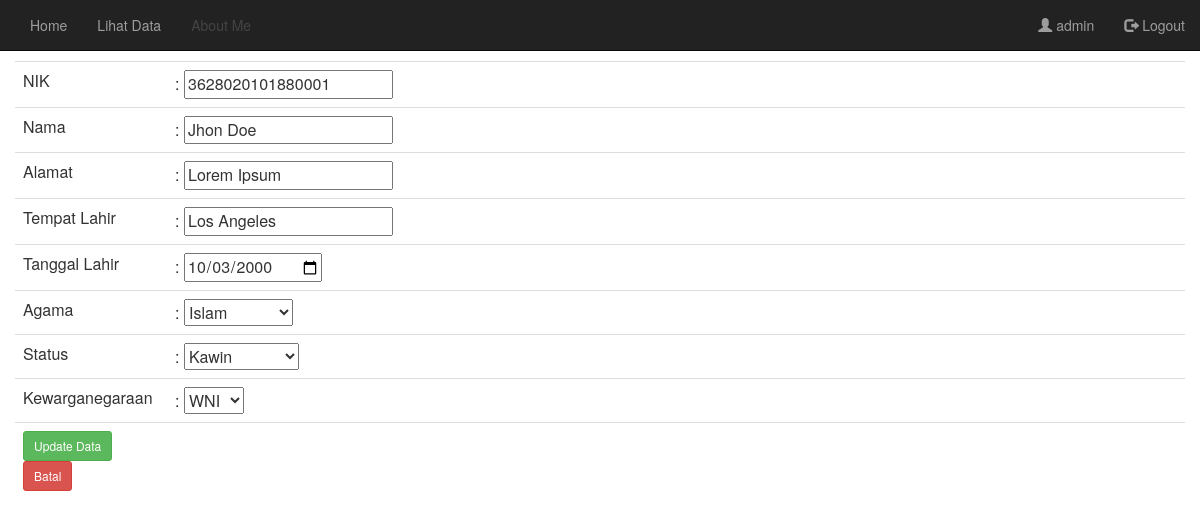
The app's page /views/edit.php?nik=3628020101880001 (signed in) with its own data.
### tables this page shows
CREATE TABLE `tb_datapenduduk` (
  `nik` varchar(20) NOT NULL,
  `nama` varchar(55) NOT NULL,
  `alamat` varchar(55) NOT NULL,
  `tmptlahir` varchar(20) NOT NULL,
  `tgllahir` date NOT NULL,
  `agama` varchar(10) NOT NULL,
  `status` varchar(15) NOT NULL,
  `warga` varchar(5) NOT NULL
);

### views/edit.php (the view, shortened to what this page needs)
<?php
require_once 'template/header.php';
?>
<!DOCTYPE html>
<html>
<head>
	<link rel="stylesheet" href="">
</head>
<body>
	<?php
	$agama    = array('--','Islam','Kristen','Katolik','Hindu','Buddha','Kong Hu Cu');
	$status   = array('--','Belum Kawin','Kawin');
	$warga    = array('--','WNI','WNA');
	$sql 	= $connect->prepare("SELECT * FROM tb_datapenduduk WHERE nik = ?");
	$sql->bind_param("s",$nik);
	$sql->execute();
	$data = $sql->get_result()->fetch_assoc();
	?>
	<div class="modal-body">
		<div class="fetched-data">
		<h4 class="modal-title">Edit Data</h4>
	<form method="POST" action="../function/update.php">
		<div class="table-responsive">
			<table class="table">
				<tr>
					<td width="13%">NIK</td>
					<td>: <input type="text" name="nik" value="<?= $data['nik']; ?>"></td>
				</tr><br>
				<tr>
					<td>Nama</td>
					<td>: <input type="text" name="nama" value="<?= $data['nama']; ?>"></td>
				</tr>
				<tr>
					<td>Alamat</td>
					<td>: <input type="text" name="alamat" value="<?= $data['alamat']; ?>"></td>
				</tr>
				<tr>
					<td>Tempat Lahir</td>
					<td>: <input type="text" name="tmptlahir" value="<?= $data['tmptlahir']; ?>"></td>
				</tr>
				<tr>
					<td>Tanggal Lahir</td>
					<td>: <input type="date" name="tgllahir" value="<?= $data['tgllahir']; ?>"></td>
				</tr>
				<tr>
					<td>Agama</td>
					<td>: <select name="agama">
							<?php
							foreach ($agama as $a){
								echo "<option value='$a' ";
								echo $data['agama']==$a?'selected="selected"':'';
								echo ">$a</option>";
							}
							?>
						  </select></td>
				</tr>
				<tr>
					<td>Status</td>
					<td>: <select name="status">
                            <?php
                            foreach ($status as $j){
                                echo "<option value='$j' ";
                                echo $data['status']==$j?'selected="selected"':'';
                                echo ">$j</option>";
                            }
                            ?>
                        </select>
					</td>
				</tr>
				<tr>
					<td>Kewarganegaraan</td>
					<td>:
						<select name="warga">
							<?php
							foreach ($warga as $w){
							echo "<option value='$w' ";
							echo $data['warga']==$w?'selected="selected"':'';
							echo ">$w</option>";
							}
							?>
						</select>
					</td>
				</tr>
				<tr>
					<td>
						<input type="submit" name="update" value="Update Data" class="btn btn-success btn-sm">
						<a href="tampilandata.php" class="btn btn-danger btn-sm">Batal</a>
					</td>
					<td></td>
				</tr>
			</table>
		</div>
	</form>
</div>
</div>
</body>
</html>

### records on screen
tb_datapenduduk: nik "3628020101880001", nama "Jhon Doe", alamat "Lorem Ipsum", tmptlahir "Los Angeles", tgllahir "10/03/2000", agama "Islam", status "Kawin", warga "WNI"

### other values on screen
$_SESSION['username'] "admin"
